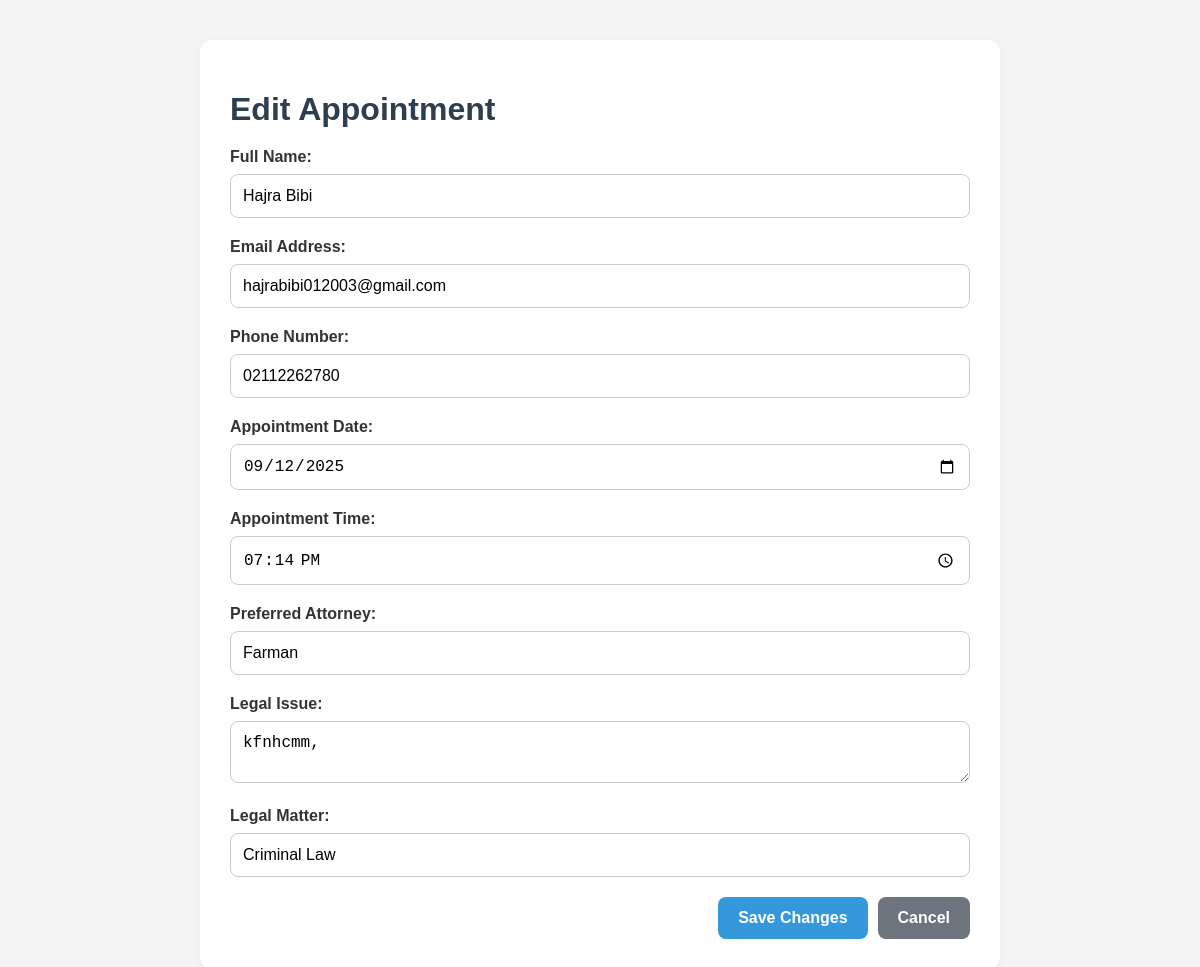
Screenshot of /admin/edit_appointment.php?id=8 (signed in) with the database file from the repository.
### tables this page shows
CREATE TABLE `appointments` (
  `id` int(11) NOT NULL,
  `user_id` int(11) NOT NULL,
  `lawyer_id` int(11) DEFAULT NULL,
  `full_name` varchar(255) NOT NULL,
  `full_address` varchar(255) NOT NULL,
  `phone_number` varchar(20) NOT NULL,
  `email_address` varchar(255) NOT NULL,
  `appointment_date` date NOT NULL,
  `appointment_time` time NOT NULL,
  `preferred_attorney` varchar(255) DEFAULT NULL,
  `legal_issue` text NOT NULL,
  `legal_matter` varchar(255) NOT NULL,
  `status` enum('pending','confirmed','rejected') NOT NULL DEFAULT 'pending',
  `created_at` timestamp NOT NULL DEFAULT current_timestamp(),
  `last_typing` datetime DEFAULT NULL,
  `last_typing_by` varchar(10) DEFAULT NULL
);

### admin/edit_appointment.php (the view, shortened to what this page needs)
<?php
include '../includes/db.php';
$appointment = null;
if (isset($_GET['id'])) {
    $appointmentId = $_GET['id'];
    $sql = "SELECT * FROM appointments WHERE id = ?";
    $stmt = $conn->prepare($sql);
    if ($stmt) {
        $stmt->bind_param("i", $appointmentId);
        $stmt->execute();
        $result = $stmt->get_result();
        if ($result->num_rows > 0) {
            $appointment = $result->fetch_assoc();
        } else {
            $error_message = "Appointment not found.";
        }
    } else {
        $error_message = "Error preparing the statement: " . $conn->error;
    }
} else {
    $error_message = "No appointment ID provided.";
}
?>
<!DOCTYPE html>
<html lang="en">
<head>
    <link rel="stylesheet" href="https://cdnjs.cloudflare.com/ajax/libs/font-awesome/6.0.0-beta3/css/all.min.css">
</head>
<body>
    <div class="container">
        <div class="edit-form-container">
            <h1>Edit Appointment</h1>
            <?php
            if ($appointment) {
            ?>
            <form action="edit_appointment.php" method="POST">
                <div class="form-group">
                    <label for="fullName">Full Name:</label>
                    <input type="text" id="fullName" name="fullName" value="<?php echo htmlspecialchars($appointment['full_name']); ?>" required>
                </div>
                <div class="form-group">
                    <label for="emailAddress">Email Address:</label>
                    <input type="email" id="emailAddress" name="emailAddress" value="<?php echo htmlspecialchars($appointment['email_address']); ?>" required>
                </div>
                <div class="form-group">
                    <label for="phoneNumber">Phone Number:</label>
                    <input type="tel" id="phoneNumber" name="phoneNumber" value="<?php echo htmlspecialchars($appointment['phone_number']); ?>" required>
                </div>
                <div class="form-group">
                    <label for="appointmentDate">Appointment Date:</label>
                    <input type="date" id="appointmentDate" name="appointmentDate" value="<?php echo htmlspecialchars($appointment['appointment_date']); ?>" required>
                </div>
                <div class="form-group">
                    <label for="appointmentTime">Appointment Time:</label>
                    <input type="time" id="appointmentTime" name="appointmentTime" value="<?php echo htmlspecialchars($appointment['appointment_time']); ?>" required>
                </div>
                <div class="form-group">
                    <label for="preferredAttorney">Preferred Attorney:</label>
                    <input type="text" id="preferredAttorney" name="preferredAttorney" value="<?php echo htmlspecialchars($appointment['preferred_attorney']); ?>">
                </div>
                <div class="form-group">
                    <label for="legalIssue">Legal Issue:</label>
                    <textarea id="legalIssue" name="legalIssue" required><?php echo htmlspecialchars($appointment['legal_issue']); ?></textarea>
                </div>
                <div class="form-group">
                    <label for="legalMatter">Legal Matter:</label>
                    <input type="text" id="legalMatter" name="legalMatter" value="<?php echo htmlspecialchars($appointment['legal_matter']); ?>" required>
                </div>
                <div class="btn-container">
                    <button type="submit" class="btn btn-primary">Save Changes</button>
                    <a href="manage_appointments.php" class="btn btn-secondary">Cancel</a>
                </div>
            </form>
            <?php
            }
            ?>
        </div>
    </div>
</body>
</html>

### admin/edit_appointment.php (style rules this page uses)
:root { --bg-color: #f4f4f4; --card-bg-color: #ffffff; --text-color: #333333; --header-bg-color: #2c3e50; --sidebar-color: #2c3e50; --primary-color: #3498db; --accent-color: #20c997; --delete-color: #e74c3c; --edit-color: #3498db; }
body { font-family: 'Arial', sans-serif; margin: 0; background-color: var(--bg-color); display: flex; height: 100vh; color: var(--text-color); }
.container { flex-grow: 1; padding: 40px; overflow-y: auto; max-width: 800px; margin: auto; }
.edit-form-container { background-color: var(--card-bg-color); padding: 30px; border-radius: 12px; box-shadow: 0 2px 10px rgba(0,0,0,0.05); }
.edit-form-container h1 { color: var(--header-bg-color); margin-bottom: 20px; }
.form-group { margin-bottom: 20px; }
label { display: block; margin-bottom: 8px; font-weight: bold; }
input[type="text"], input[type="email"], input[type="tel"], input[type="date"], input[type="time"], textarea, select { width: 100%; padding: 12px; border: 1px solid #ccc; border-radius: 8px; box-sizing: border-box; font-size: 16px; }
.btn-container { display: flex; justify-content: flex-end; gap: 10px; }
.btn { padding: 12px 20px; border: none; border-radius: 8px; cursor: pointer; font-size: 16px; font-weight: bold; text-decoration: none; text-align: center; }
.btn-primary { background-color: var(--primary-color); color: #fff; }
.btn-secondary { background-color: #6c757d; color: #fff; }

### rows the page displays
appointments: fullName "Hajra Bibi", emailAddress "hajrabibi012003@gmail.com", phoneNumber "02112262780", appointmentDate "09/12/2025", appointmentTime "19:14:00", preferredAttorney "Farman", legalIssue "kfnhcmm,", legalMatter "Criminal Law"
